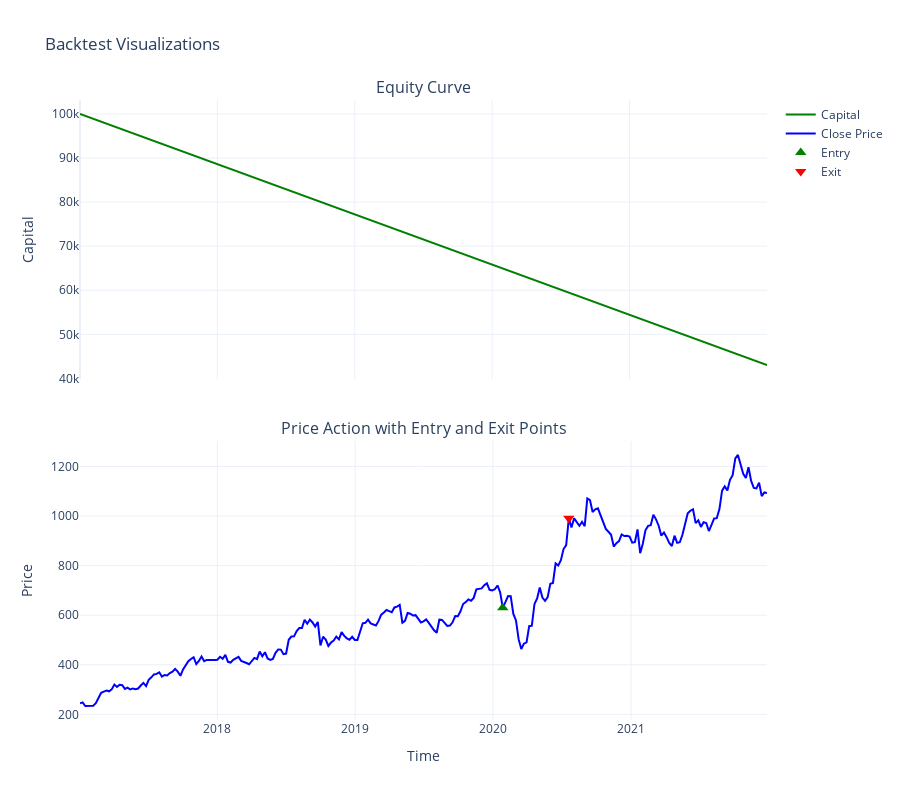

Notebook cell for this chart:
### Markdown cell above
**Additional Logic:** Enter trades only when ATR is above a certain threshold, say 65 percentile within the last 10-intervals' worth of ATR values

### Code cell
def calculate_atr(df, period=10):
    tr = np.maximum(np.maximum(df['High'] - df['Low'], abs(df['High'] - df['Close'].shift(1))), abs(df['Low'] - df['Close'].shift(1)))
    atr = pd.Series(tr).rolling(window=period).mean()
    return atr

def calculate_typical_price(df):
    return (df['High'] + df['Low'] + df['Close']) / 3

def calculate_mfi(df, window=14):
    tp = calculate_typical_price(df)
    volume = df['Volume']

    money_flow = tp * volume

    positive_mf = np.where(tp > tp.shift(1), money_flow, 0)
    negative_mf = np.where(tp < tp.shift(1), money_flow, 0)

    positive_mf_sum = pd.Series(positive_mf).rolling(window=window).sum()
    negative_mf_sum = pd.Series(negative_mf).rolling(window=window).sum()
    mfi = 100 - (100 / (1 + positive_mf_sum / negative_mf_sum.replace(0, np.nan)))
    return mfi

def calculate_supertrend(df, period=10, multiplier=3):
    df['tr'] = np.maximum(np.maximum(df['High'] - df['Low'], abs(df['High'] - df['Close'].shift(1))), abs(df['Low'] - df['Close'].shift(1)))
    df['atr'] = df['tr'].rolling(period).mean()

    df['basic_upper'] = (df['High'] + df['Low']) / 2 + multiplier * df['atr']
    df['basic_lower'] = (df['High'] + df['Low']) / 2 - multiplier * df['atr']

    df['final_upper'] = df['basic_upper']
    df['final_lower'] = df['basic_lower']

    for i in range(1, len(df)):
      if df['Close'].iloc[i] > df['final_upper'].iloc[i-1]:
        df.loc[df.index[i], 'final_upper'] = df['basic_upper'].iloc[i]
      else:
        df.loc[df.index[i], 'final_upper'] = min(df['basic_upper'].iloc[i], df['final_upper'].iloc[i-1])

      if df['Close'].iloc[i] < df['final_lower'].iloc[i-1]:
        df.loc[df.index[i], 'final_lower'] = df['basic_lower'].iloc[i]
      else:
        df.loc[df.index[i], 'final_lower'] = max(df['basic_lower'].iloc[i], df['final_lower'].iloc[i-1])

    df['supertrend'] = np.nan
    for i in range(period, len(df)):
        if df['Close'].iloc[i] > df['final_upper'].iloc[i-1]:
          df.loc[df.index[i], 'supertrend'] = df['final_lower'].iloc[i]
        elif df['Close'].iloc[i] < df['final_lower'].iloc[i-1]:
          df.loc[df.index[i], 'supertrend'] = df['final_upper'].iloc[i]
        else:
          df.loc[df.index[i], 'supertrend'] = df['supertrend'].iloc[i-1]

    return df['supertrend']


mfi_window=14
supertrend_period=10
supertrend_multiplier=3
mfi_oversold=30
mfi_overbought=70
mfi_delta_threshold=5
atr_threshold_window = 10


stock_data['mfi'] = calculate_mfi(stock_data.copy(), window=mfi_window)
stock_data['supertrend'] = calculate_supertrend(stock_data.copy(), period=supertrend_period, multiplier=supertrend_multiplier)
stock_data['atr'] = calculate_atr(stock_data)

stock_data['atr_threshold'] = stock_data['atr'].rolling(window=atr_threshold_window).quantile(0.65)


stock_data['Signals'] = 0

for i in range(1, len(stock_data)):

    if i < atr_threshold_window or pd.isna(stock_data['supertrend'].iloc[i-1]) or pd.isna(stock_data['mfi'].iloc[i-1]):
        continue


    long_entry_condition_1 = (stock_data['supertrend'].iloc[i] < stock_data['Close'].iloc[i]) and (stock_data['supertrend'].iloc[i-1] >= stock_data['Close'].iloc[i-1])
    long_entry_condition_2 = (stock_data['mfi'].iloc[i] > stock_data['mfi'].iloc[i-1] + mfi_delta_threshold) and (stock_data['mfi'].iloc[i-1] <= mfi_oversold)
    atr_condition_long = stock_data['atr'].iloc[i] >= stock_data['atr_threshold'].iloc[i]

    if long_entry_condition_1 and long_entry_condition_2 and atr_condition_long:
        stock_data.loc[stock_data.index[i], 'Signals'] = 1


    short_entry_condition_1 = (stock_data['supertrend'].iloc[i] > stock_data['Close'].iloc[i]) and (stock_data['supertrend'].iloc[i-1] <= stock_data['Close'].iloc[i-1])
    short_entry_condition_2 = (stock_data['mfi'].iloc[i] < stock_data['mfi'].iloc[i-1] - mfi_delta_threshold) and (stock_data['mfi'].iloc[i-1] >= mfi_overbought)
    atr_condition_short = stock_data['atr'].iloc[i] >= stock_data['atr_threshold'].iloc[i]
    if short_entry_condition_1 and short_entry_condition_2 and atr_condition_short:
        stock_data.loc[stock_data.index[i], 'Signals'] = -1


dataframe2 = stock_data[['timestamp', 'Open','High','Low','Close','Volume','Signals', 'supertrend', 'mfi']]

perform_backtest(dataframe2)

### Figure 1 — Plotly figure (JSON) as saved in the notebook; plotly's stock layout.template omitted (floating-point values rounded to 4 significant figures; data arrays with more than 128 entries replaced by an {"elided": "..."} marker saying what was removed)
{"data": [{"line": {"color": "green"}, "mode": "lines", "name": "Capital", "type": "scatter", "xaxis": "x", "y": [100000, 43030.0], "yaxis": "y"}, {"line": {"color": "blue"}, "mode": "lines", "name": "Close Price", "type": "scatter", "x": {"elided": "261 str values"}, "xaxis": "x2", "y": {"elided": "261 float values"}, "yaxis": "y2"}, {"marker": {"color": "green", "size": 10, "symbol": "triangle-up"}, "mode": "markers", "name": "Entry", "type": "scatter", "x": ["2020-01-27T00:00:00"], "xaxis": "x2", "y": [629.9], "yaxis": "y2"}, {"marker": {"color": "red", "size": 10, "symbol": "triangle-down"}, "mode": "markers", "name": "Exit", "type": "scatter", "x": ["2020-07-20T00:00:00"], "xaxis": "x2", "y": [990.4], "yaxis": "y2"}], "layout": {"annotations": [{"font": {"size": 16}, "showarrow": false, "text": "Equity Curve", "x": 0.5, "xanchor": "center", "xref": "paper", "y": 1, "yanchor": "bottom", "yref": "paper"}, {"font": {"size": 16}, "showarrow": false, "text": "Price Action with Entry and Exit Points", "x": 0.5, "xanchor": "center", "xref": "paper", "y": 0.45, "yanchor": "bottom", "yref": "paper"}], "height": 800, "showlegend": true, "title": {"text": "Backtest Visualizations"}, "xaxis": {"anchor": "y", "domain": [0, 1], "matches": "x2", "showticklabels": false}, "xaxis2": {"anchor": "y2", "domain": [0, 1], "title": {"text": "Time"}}, "yaxis": {"anchor": "x", "domain": [0.55, 1], "title": {"text": "Capital"}}, "yaxis2": {"anchor": "x2", "domain": [0, 0.45], "title": {"text": "Price"}}}}
